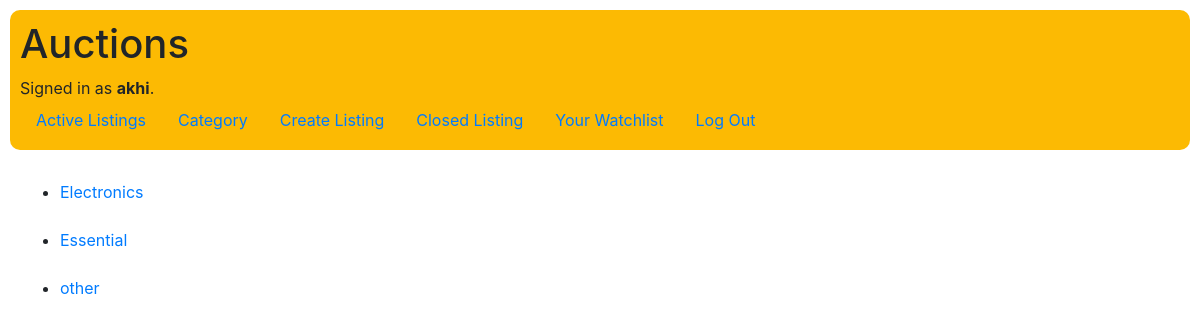
Before: /category/ (signed in) with the older database file.
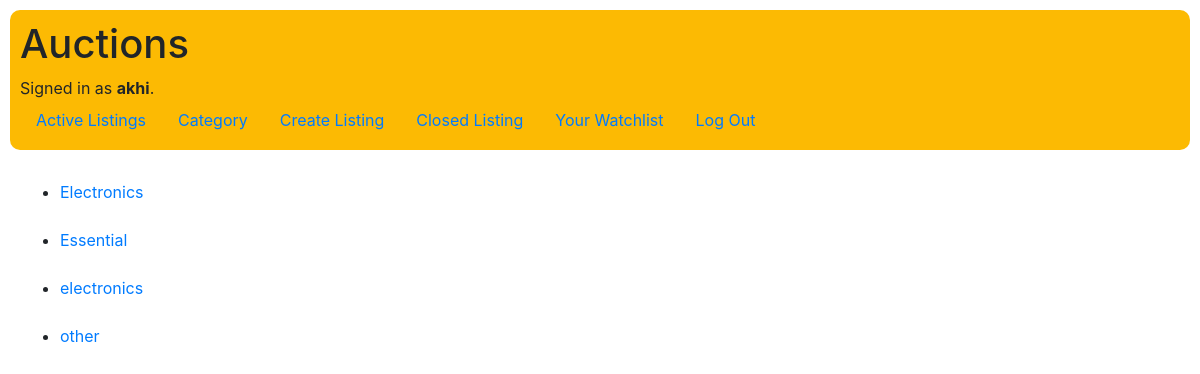
After: the same page with the newer database file.
### auctions/models.py (models this page shows, shortened)
class User(AbstractUser):
    pass

class Category(models.Model):
    category = models.CharField(max_length=64)
    item = models.ForeignKey(Auction_listing, on_delete=models.CASCADE, \
            related_name="listing_category")

### auctions/views.py (the view)
# urls.py: path("category/", views.get_category, name="category"),
@login_required(login_url="/login")
def get_category(request, category=None):
    if category != None:
        items = [i.item for i in Category.objects.filter(category=category) if i.item.active_listing == True]
        return render(request, "auctions/index.html",  {
                "title": category + " ",
                "items": items
            })
    all_category = sorted(set([i.category for i in Category.objects.all()]))
    return render(request, "auctions/category_listing.html", {
        "category": all_category
        })

### auctions/templates/auctions/category_listing.html (shortened to what this page needs)
{% extends "auctions/layout.html" %}
{% block body %}
  <ul>
    {% for item in category %}
    <li>
      <a href="{% url "category"  item %}">
        {{ item }}
      </a>
    </li>
    <br>
    {% endfor %}
  </ul>
{% endblock %}

### auctions/templates/auctions/layout.html (shortened to what this page needs)
{% load static %}
<!DOCTYPE html>
<html lang="en">
    <head>
        <link rel="stylesheet" href="https://stackpath.bootstrapcdn.com/bootstrap/4.4.1/css/bootstrap.min.css">
        <link href="{% static 'auctions/styles.css' %}" rel="stylesheet">
    </head>
    <body>
      <header>
        <h1>Auctions</h1>
        <div>
            {% if user.is_authenticated %}
                Signed in as <strong>{{ user.username }}</strong>.
            {% else %}
                Not signed in.
            {% endif %}
        </div>
        <ul class="nav">
            <li class="nav-item">
                <a class="nav-link" href="{% url 'index' %}">Active Listings</a>
            </li>
            {% if user.is_authenticated %}
                <li class="nav-item">
                    <a class="nav-link" href="{% url 'category' %}">Category</a>
                </li>
                <li class="nav-item">
                    <a class="nav-link" href="{% url 'create_listing' %}">Create Listing</a>
                </li>
                <li class="nav-item">
                  <a class="nav-link" href="{% url 'closed' %}">Closed Listing</a>
                </li>
                <li class="nav-item">
                  <a class="nav-link" href="{% url 'watchlist' %}">Your Watchlist<sup>{{ total_watchlist }}</sup></a>
                </li>
                <li class="nav-item">
                    <a class="nav-link" href="{% url 'logout' %}">Log Out</a>
                </li>
            {% endif %}
        </ul>
      </header>
      <main>
        {% block body %}
        {% endblock %}
      </main>
    </body>
</html>

### auctions/static/auctions/styles.css (style rules this page uses)
header { background-color: #fcba03; border-radius: 10px; margin: 10px; padding: 10px; }
main { padding: 20px; }

Changed rows visible on the page:
added Category: category "electronics"
